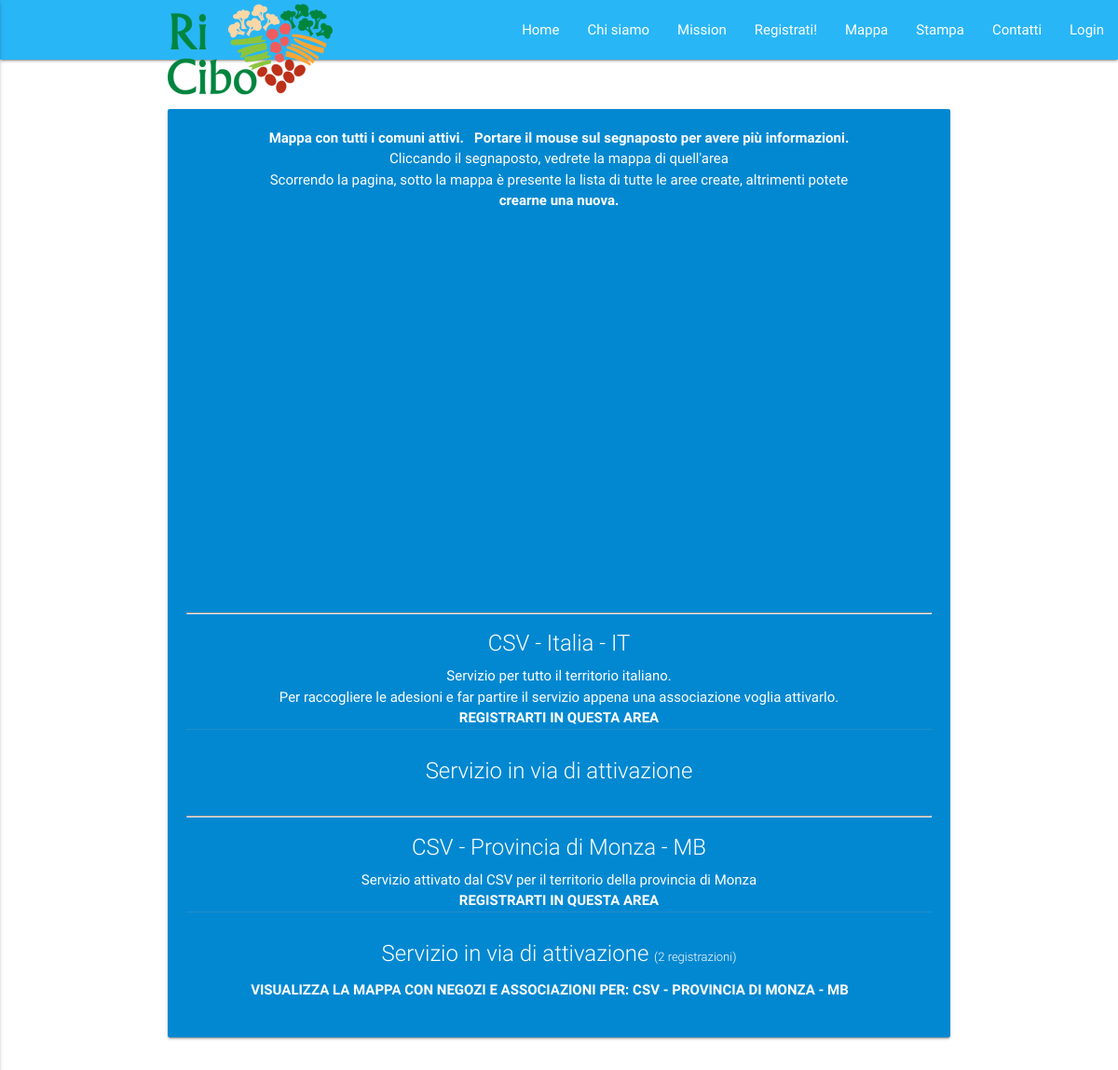
Page /info-aree.php on the committed database.
### tables this page shows
CREATE TABLE IF NOT EXISTS `TB_AREA` (
`ID_AREA` int(11) NOT NULL,
  `ASSOC_SIGLA` varchar(6) DEFAULT NULL,
  `ASSOC_NOME` varchar(50) DEFAULT NULL,
  `COMUNE` varchar(30) DEFAULT NULL,
  `PROV` varchar(2) DEFAULT NULL,
  `CAP` varchar(5) DEFAULT NULL,
  `NAZIONE` varchar(30) DEFAULT NULL,
  `DESCR` varchar(2040) DEFAULT NULL
);

### info-aree.php (the view, shortened to what this page needs)
<html>
<head>
	<?php include 'menuHead.php'; ?>
<?php
	include "funzioni/FunctionsMaps.php";
	$codUscita = oDBConn();
	if (is_numeric($codUscita)) {
		if ($codUscita == 1 ) { echo("</br>Errore: connessione al DB fallita."); }
		elseif ($codUscita == 2 ) { echo("</br>Errore: DB non trovato."); }
	} else {
		$db = $codUscita;
		$codUscita = 0;
	}
?></head>
<body bgcolor="white">
<?php include 'menu.php'; ?></br></br>
<div class="container">
	<div class="row">
	<div class="col s12">
	<div class="card light-blue darken-2">
	<div class="card-content white-text" align="center">
	<div id="squadre" align="center">
	<?php sMap2(1); ?>
	</div>
	<?php
	if ($codUscita == 0) {
		$sql = "SELECT A.*, IFNULL(CONT_NEG, 0) AS CONT_NEG, IFNULL(CONT_ASS, 0) AS CONT_ASS, IFNULL(CONT_VOL, 0) AS CONT_VOL  FROM TB_AREA A
		LEFT JOIN (SELECT ID_AREA, COUNT(*) AS CONT_NEG FROM TB_NEG_ASS WHERE FLAG_AREA_NEG_ASS='N') NE ON (A.ID_AREA=NE.ID_AREA)
		LEFT JOIN (SELECT ID_AREA, COUNT(*) AS CONT_ASS FROM TB_NEG_ASS WHERE FLAG_AREA_NEG_ASS='A') NA ON (A.ID_AREA=NA.ID_AREA)
		LEFT JOIN (SELECT U.ID_AREA, COUNT(*) AS CONT_VOL FROM TB_USER U LEFT JOIN TB_PERSONA P ON (P.ID_PERSONA=U.ID_PERSONA) WHERE FLAG_PERSONA='V') VE ON (A.ID_AREA=VE.ID_AREA)
		ORDER BY A.NAZIONE, A.PROV, A.CAP, A.ASSOC_SIGLA";
		$risultato_query = mysqli_query($db,$sql);
		if (!$risultato_query) {
			$descr="NON SONO STATE TROVATE AREE ATTIVE";
			$cont_neg=0;
			$cont_ass=0;
			$cont_vol=0;
		} else {
			while ($riga=@mysqli_fetch_array($risultato_query)) {
				$ID_AREA=$riga['ID_AREA'];
				$ASS = $riga['ASSOC_SIGLA'] . " - " . $riga['COMUNE'] . " - " . $riga['PROV'] ;
				$descr=$riga['DESCR'];
				$cont_neg=$riga['CONT_NEG'];
				$cont_ass=$riga['CONT_ASS'];
				$cont_vol=$riga['CONT_VOL'];
				$cont=$cont_neg+$cont_ass+$cont_vol;
?></BR>
		<?php
			echo "<hr size=\"95%\">";		?>
		<span class="card-title"><?php echo $ASS ?></BR></span>
		<?php echo $descr; ?> </BR>
		<a href="registr/user.php?A=<?php echo $ID_AREA; ?>"><font color="white"><B>REGISTRARTI IN QUESTA AREA</B></font></a>
		<div class="card-action">
<?php	if (($cont_neg>0) && ($cont_vol>0) && ($cont_ass>0)) { ?>
			<div class="col s4"><span class="card-title">Negozianti:<?php echo $cont_neg; ?></div>
			<div class="col s4"><span class="card-title">Volontari:<?php echo $cont_vol; ?></div>
			<div class="col s4"><span class="card-title">Associazioni:<?php echo $cont_ass; ?></div>
<?php	} else { ?>
		<div class="col s12"><span class="card-title">Servizio in via di attivazione <font size="-1">
<?php if ($cont > 0) { if ($cont == 1) { echo(" (1 registrazione)"); } else { echo(" ($cont registrazioni)"); }} ?></font></span></div>
<?php	}
	if (($cont_neg > 0) AND ($cont_ass)) { ?>
		<a href="visual-area.php?ID=<?php echo $ID_AREA; ?>"><font color="white"><B>VISUALIZZA LA MAPPA CON NEGOZI E ASSOCIAZIONI PER: <?php echo $ASS; ?></B></font></a>
<?php } ?></BR>
		</div>
<?php
			}
		}
	}
?>	</div>
	</div>
	</div>
	</div>
	</div>
</body>
</html>

### menuHead.php (shortened to what this page needs)
<link type="text/css" rel="stylesheet" href="/~ricibo/css/materialize.css"  media="screen,projection"/>

### menu.php (shortened to what this page needs)
<?php
$NomeFile=$_SERVER['SCRIPT_NAME'];
if (strlen($NomeFile)>8) {
	$bSviluppo = (substr($NomeFile, 0, 9) == "/~ricibo/");
	if ($bSviluppo) {
		$PATH = "/~ricibo";
	} else {
		$PATH = "/~ricibo-prod";
	}
}
if (isset($_SESSION['USER'])) { $bLoggato = true; } else { $bLoggato = false; }
?>
<nav class="light-blue lighten-1" role="navigation">
<div class="nav-wrapper">
<?php
echo("<div class=\"container\"><a href=\"$PATH/index.php\" id=\"logo-container\" class=\"brand-logo\"><img src=\"$PATH/img/logo-trasparente.jpg\"></a></div>");
echo("<ul class=\"right hide-on-med-and-down\">");
$ii=strripos($NomeFile, '/');
$pagina= substr($NomeFile, $ii+1);
if ($pagina!='index.php') { echo("<li><a href=\"$PATH/index.php\">Home</a></li>"); }
if ($pagina!='chisiamo.php') { echo("<li><a href=\"$PATH/chisiamo.php\">Chi siamo</a></li>"); }
if ($pagina!='cosafacciamo.php') { echo("<li><a href=\"$PATH/cosafacciamo.php\">Mission</a></li>"); }
if ((!$bLoggato) && ($pagina!='registrazioni.php')) { echo("<li><a href=\"$PATH/registrazioni.php\">Registrati!</a></li>"); }
if ($pagina!='mappa.php') { echo("<li><a href=\"$PATH/mappa.php\">Mappa</a></li>"); }
if ($pagina!='stampa.php') { echo("<li><a href=\"$PATH/stampa.php\">Stampa</a></li>"); }
if ($pagina!='Contatti.php') { echo("<li><a href=\"$PATH/Contattaci.php\">Contatti</a></li>"); }
if ($pagina!='login.php'){
	if (isset($_SESSION["USER"]))
		{ echo("<li><a href=\"$PATH/logout.php\">Logout</a></li>"); }
	else
		{ echo("<li><a href=\"$PATH/login.php\">Login</a></li>"); }
}
?>
	</ul>
	</div>
</nav>

### funzioni/FunctionsMaps.php (shortened to what this page needs)
<?php
function sMap2($Tipo) {
?>
	<div align="center"><B><font color="white">
<?php	if ($Tipo == 1) { ?>
		Mappa con tutti i comuni attivi. &nbsp;
		Portare il mouse sul segnaposto per avere pi&ugrave; informazioni.</B></BR>
		Cliccando il segnaposto, vedrete la mappa di quell'area</BR>
		Scorrendo la pagina, sotto la mappa &egrave; presente la lista di tutte le aree create, altrimenti potete</BR>
		<a href="registr/user.php?T=R"><font color="white"><B>crearne una nuova.</B></font></a>
		<div id="map" style="width:90%; height:50%"></div>
<?php	} elseif ($Tipo == 3) { ?>
		Mappa con tutti i comuni con volontari attivi. &nbsp;
		Portare il mouse sul segnaposto per conoscere il comune.</B></BR>
		<div id="map" style="width:90%; height:70%"></div>
<?php	} ?>
	</font></div>
<?php
}
?>

### rows in the picture
tb_area: ASS "CSV - Italia - IT", DESCR "Servizio per tutto il territorio italiano. Per raccogliere le adesioni e far partire il servizio appena una associazione voglia attivarlo."
tb_area: ASS "CSV - Provincia di Monza - MB", DESCR "Servizio attivato dal CSV per il territorio della provincia di Monza", cont "2", ASS "CSV - PROVINCIA DI MONZA - MB"
